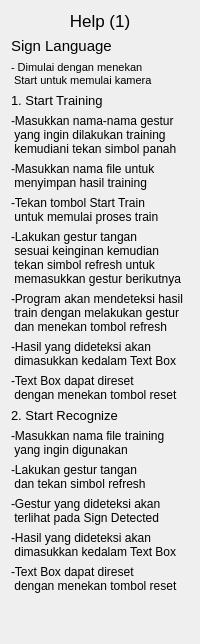
            <widget class="QWidget" name="page_help">
             <layout class="QVBoxLayout" name="verticalLayout_9">
              <item>
               <widget class="QLabel" name="label_4">
                <property name="font">
                 <font>
                  <pointsize>13</pointsize>
                  <weight>50</weight>
                  <bold>false</bold>
                 </font>
                </property>
                <property name="text">
                 <string>Help (1)</string>
                </property>
                <property name="alignment">
                 <set>Qt::AlignCenter</set>
                </property>
               </widget>
              </item>
              <item>
               <widget class="QLabel" name="label_25">
                <property name="font">
                 <font>
                  <pointsize>11</pointsize>
                 </font>
                </property>
                <property name="text">
                 <string>Sign Language</string>
                </property>
               </widget>
              </item>
              <item>
               <widget class="QLabel" name="label_26">
                <property name="font">
                 <font>
                  <pointsize>8</pointsize>
                 </font>
                </property>
                <property name="text">
                 <string>- Dimulai dengan menekan 
 Start untuk memulai kamera</string>
                </property>
               </widget>
              </item>
              <item>
               <widget class="QLabel" name="label_27">
                <property name="font">
                 <font>
                  <pointsize>10</pointsize>
                 </font>
                </property>
                <property name="text">
                 <string>1. Start Training</string>
                </property>
               </widget>
              </item>
              <item>
               <widget class="QLabel" name="label_28">
                <property name="text">
                 <string>-Masukkan nama-nama gestur 
 yang ingin dilakukan training 
 kemudiani tekan simbol panah</string>
                </property>
               </widget>
              </item>
              <item>
               <widget class="QLabel" name="label_29">
                <property name="text">
                 <string>-Masukkan nama file untuk 
 menyimpan hasil training</string>
                </property>
               </widget>
              </item>
              <item>
               <widget class="QLabel" name="label_30">
                <property name="text">
                 <string>-Tekan tombol Start Train 
 untuk memulai proses train</string>
                </property>
               </widget>
              </item>
              <item>
               <widget class="QLabel" name="label_31">
                <property name="text">
                 <string>-Lakukan gestur tangan 
 sesuai keinginan kemudian 
 tekan simbol refresh untuk 
 memasukkan gestur berikutnya </string>
                </property>
               </widget>
              </item>
              <item>
               <widget class="QLabel" name="label_32">
                <property name="text">
                 <string>-Program akan mendeteksi hasil
 train dengan melakukan gestur
 dan menekan tombol refresh</string>
                </property>
               </widget>
              </item>
              <item>
               <widget class="QLabel" name="label_33">
                <property name="text">
                 <string>-Hasil yang dideteksi akan
 dimasukkan kedalam Text Box</string>
                </property>
               </widget>
              </item>
              <item>
               <widget class="QLabel" name="label_34">
                <property name="text">
                 <string>-Text Box dapat direset 
 dengan menekan tombol reset</string>
                </property>
               </widget>
              </item>
              <item>
               <widget class="QLabel" name="label_35">
                <property name="font">
                 <font>
                  <pointsize>10</pointsize>
                 </font>
                </property>
                <property name="text">
                 <string>2. Start Recognize</string>
                </property>
               </widget>
              </item>
              <item>
               <widget class="QLabel" name="label_36">
                <property name="text">
                 <string>-Masukkan nama file training 
 yang ingin digunakan</string>
                </property>
               </widget>
              </item>
              <item>
               <widget class="QLabel" name="label_37">
                <property name="text">
                 <string>-Lakukan gestur tangan
 dan tekan simbol refresh</string>
                </property>
               </widget>
              </item>
              <item>
               <widget class="QLabel" name="label_38">
                <property name="text">
                 <string>-Gestur yang dideteksi akan 
 terlihat pada Sign Detected</string>
                </property>
               </widget>
              </item>
              <item>
               <widget class="QLabel" name="label_39">
                <property name="text">
                 <string>-Hasil yang dideteksi akan
 dimasukkan kedalam Text Box</string>
                </property>
               </widget>
              </item>
              <item>
               <widget class="QLabel" name="label_40">
                <property name="text">
                 <string>-Text Box dapat direset 
 dengan menekan tombol reset</string>
                </property>
               </widget>
              </item>
              <item>
               <spacer name="verticalSpacer_6">
                <property name="orientation">
                 <enum>Qt::Vertical</enum>
                </property>
                <property name="sizeHint" stdset="0">
                 <size>
                  <width>20</width>
                  <height>40</height>
                 </size>
                </property>
               </spacer>
              </item>
             </layout>
            </widget>
